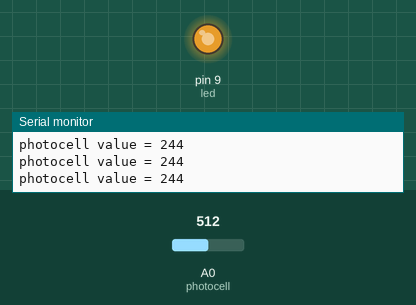
Simulated run of this sketch. Board: Arduino Uno, built with avr-gcc and run on an emulated ATmega328P. Parts: output pins drawn as LEDs (lit = HIGH), the last lines printed to the serial monitor. The test bench sets the inputs (shaded band); at power-on: A0 (photocell) = 512.

Above: at 1.2 s.
1.3 s: A0 (photocell) set to 0
At 2.5 s:
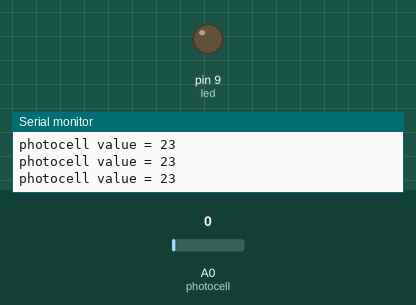
2.8 s: A0 (photocell) set to 21
4.3 s: A0 (photocell) set to 26
At 4.7 s:
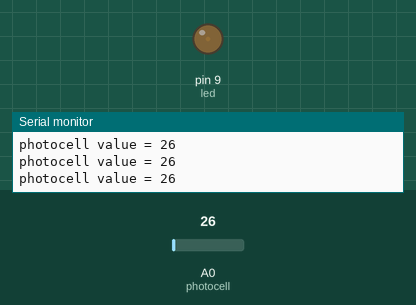
5.8 s: A0 (photocell) set to 122
At 6.3 s:
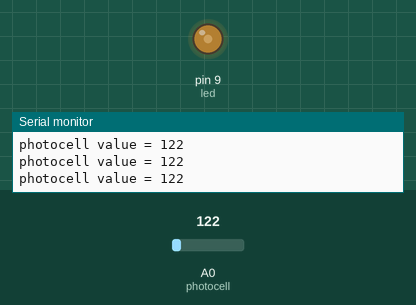
7.3 s: A0 (photocell) set to 306
At 7.7 s:
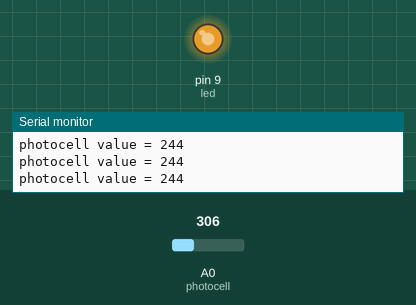
Timing chart, 0 to 10.3 s (numbered marks = the images above; inputs shaded):
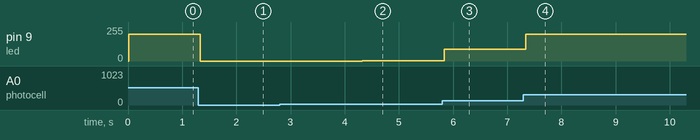

Measured:
- after the input at 1.3 s, pin 9 (led): 200/255 → 0/255 at once
- after the input at 4.3 s, pin 9 (led): 0/255 → 2/255 at once
- after the input at 5.8 s, pin 9 (led): 2/255 → 89/255 at once
- after the input at 7.3 s, pin 9 (led): 89/255 → 200/255 at once

The sketch:

photoLED.ino
```cpp
/*

----Example Dim an LED with a Photocell------
Daniel Bertner - Cooper Union Arduino Course

*/

int led = 9;
int photocell = A0; //pin our photocell is connected to
int value; //value of photocell

void setup() {

 Serial.begin(9600); //serial port speed
 pinMode(led, OUTPUT); //LED pin is outputting voltage

}

void loop() {

//read photocell val
value = analogRead(photocell);

/*clamp photocell min/max.
adjust according to results in serial monitor.
test this with other sensors (i.e. potentiometer 0-1023,
ir sensor, ultrasonic sensor, rotary encoder, etc    */
value = constrain(value, 23, 244);

//print our values from photocell
Serial.print("photocell value = "  );
Serial.println( value);

/* 0-255 is brightness range of LED
we only have range here of 23-244, so led value
needs to be less than our range
we are locking out sensor range to a new number range that is
passed to our "brightness" variable  */
int brightness = map(value, 23, 244, 0 , 200);

delay(10); //delays entire program 10/1000th millsecond.

analogWrite(led, brightness); //applied our brightness range to change with photocell val
}
```
